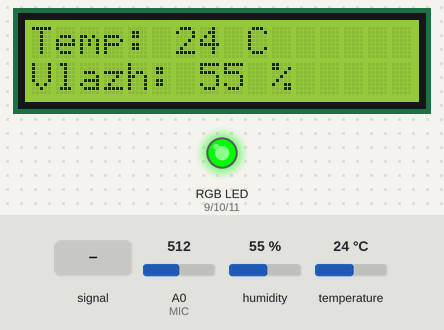
A sketch run on a simulated Arduino Uno, built with avr-gcc and run on an emulated ATmega328P. On the bench: 16×2 character LCD, an RGB LED mixed from three pins (HIGH = lit). The inputs (shaded band) are chosen by the test bench; at power-on: humidity 55 %, temperature 24 °C, A0 (MIC) = 512. What the sketch prints to the serial monitor is not drawn.

Above: at 3.3 s.
3.4 s: A0 (MIC) fed a 200 Hz sine of ±81 counts around its level
At 3.8 s:
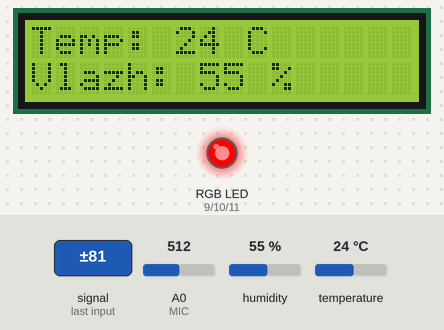
4.9 s: humidity set to 22 %
At 9.0 s:
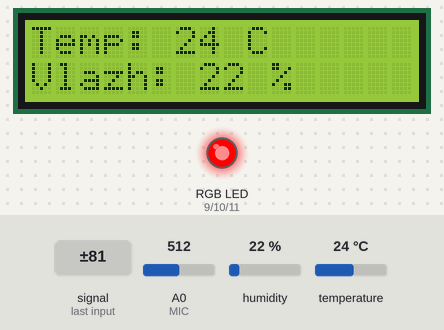
9.7 s: temperature set to 12 °C
At 11.1 s:
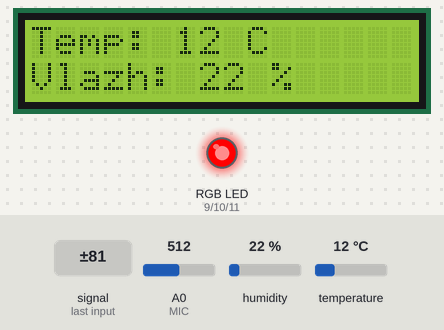
11.7 s: A0 (MIC) set to 490
At 14.3 s:
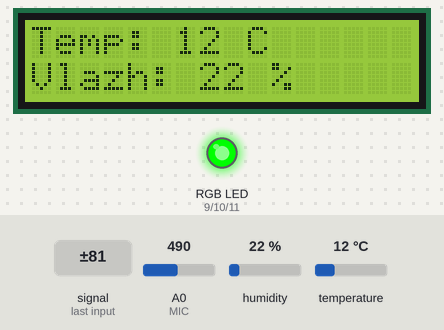
15.2 s: humidity set to 40 %
At 19.3 s:
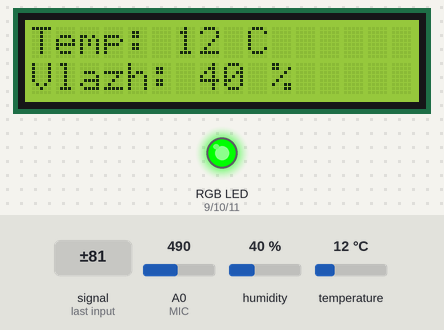
19.8 s: A0 (MIC) fed a 1000 Hz sine of ±255 counts around its level
At 20.5 s:
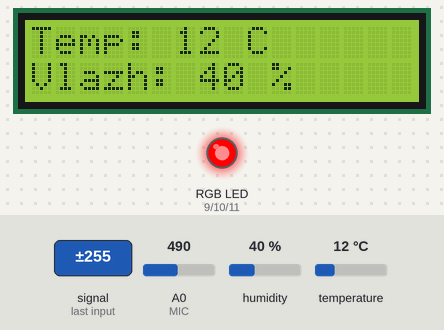
Timing chart, 0 to 22.8 s (numbered marks = the images above; inputs shaded):
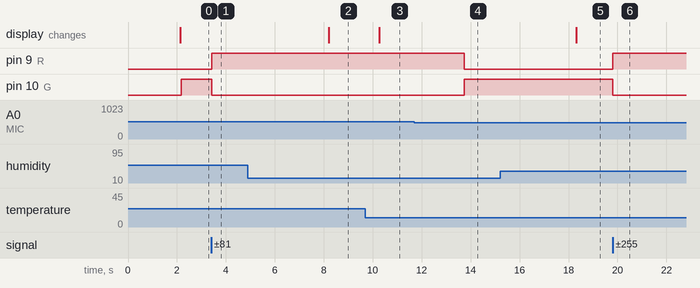

The sketch:

plata3_ekologiya.ino
```cpp
// Плата 3 «Экология»: модуль 4 (метеостанция) + модуль 5 (шумомер улицы).
// Метеостанция: DHT11 — пин 2; экран LCD 1602 с платой I2C — SDA A4, SCL A5.
// Шумомер: звуковой датчик AO — A0, G — GND, + — 5V (DO не используется);
//          RGB-светодиод: R — 9, G — 10, B — 11, общий — GND.
// Библиотеки: «DHT sensor library» (Adafruit) и «hd44780» (Bill Perry).
// После включения 2 секунды идёт калибровка тишины: не шуметь рядом с датчиком.
// Версия 19.11: раз в 0,5 с плата отправляет сайту строку CAI|b=3|... (самодиагностика по USB).
#include <DHT.h>
#include <Wire.h>
#include <hd44780.h>
#include <hd44780ioClass/hd44780_I2Cexp.h>

DHT dht(2, DHT11);
hd44780_I2Cexp lcd;

const int MIC = A0;
const int R = 9, G = 10, B = 11;

int quietBase = 0;      // среднее значение A0 в тишине
int quietSwing = 0;     // размах колебаний в тишине
int midLevel, loudLevel;
unsigned long redUntil = 0;

bool lcdOk = false;
bool dhtOk = false;
int tNow = 0, hNow = 0;
unsigned long lastDht = 0;

int peak = 0;           // самое большое значение A0 с прошлого отчёта
int maxSwing = 0;       // самый большой размах с прошлого отчёта
long sumLevel = 0;      // для среднего значения A0
int nLevel = 0;
unsigned long lastReport = 0;

void color(int r, int g, int b) {
  analogWrite(R, r);
  analogWrite(G, g);
  analogWrite(B, b);
}

bool lcdAnswers() {     // экран отвечает по шине I2C (адрес 0x27 или 0x3F)
  Wire.beginTransmission(0x27);
  if (Wire.endTransmission() == 0) return true;
  Wire.beginTransmission(0x3F);
  return Wire.endTransmission() == 0;
}

void readDht() {
  float t = dht.readTemperature();
  float h = dht.readHumidity();
  dhtOk = !(isnan(t) || isnan(h));
  if (dhtOk) { tNow = (int)(t + 0.5); hNow = (int)(h + 0.5); }

  lcdOk = lcdAnswers();
  if (!lcdOk) return;
  lcd.clear();
  if (!dhtOk) {
    lcd.print("Oshibka datchika");
  } else {
    lcd.print("Temp: "); lcd.print(tNow); lcd.print(" C");
    lcd.setCursor(0, 1);
    lcd.print("Vlazh: "); lcd.print(hNow); lcd.print(" %");
  }
}

void setup() {
  Serial.begin(9600);
  pinMode(R, OUTPUT); pinMode(G, OUTPUT); pinMode(B, OUTPUT);
  dht.begin();
  Wire.begin();
  Wire.setWireTimeout(3000, true);   // если провод экрана выдернут — плата не зависает
  lcdOk = (lcd.begin(16, 2) == 0);
  if (lcdOk) {
    lcd.print("Circuit AI");
    lcd.setCursor(0, 1);
    lcd.print("Ekologiya");
  }

  // Калибровка тишины 2 секунды
  long sum = 0; int n = 0; long swingSum = 0; int windows = 0;
  unsigned long start = millis();
  while (millis() - start < 2000) {
    int lo = 1023, hi = 0;
    unsigned long w = millis();
    while (millis() - w < 50) {
      int v = analogRead(MIC);
      if (v < lo) lo = v;
      if (v > hi) hi = v;
      sum += v; n++;
    }
    swingSum += hi - lo; windows++;
  }
  quietBase = sum / n;
  quietSwing = swingSum / windows;
  midLevel = quietSwing + 25;    // заметно громче тишины — жёлтый
  loudLevel = quietSwing + 60;   // хлопок — красный

  readDht();
  lastDht = millis();
}

void loop() {
  // ---------- Модуль 5: шумомер (50 мс слушаем микрофон) ----------
  int lo = 1023, hi = 0;
  unsigned long w = millis();
  while (millis() - w < 50) {
    int v = analogRead(MIC);
    if (v < lo) lo = v;
    if (v > hi) hi = v;
    sumLevel += v; nLevel++;
  }
  int swing = hi - lo;
  if (hi > peak) peak = hi;
  if (swing > maxSwing) maxSwing = swing;

  if (swing >= loudLevel) redUntil = millis() + 2000;   // хлопок: красный держим 2 с
  if (millis() < redUntil) color(255, 0, 0);
  else if (swing >= midLevel) color(255, 120, 0);      // средне — жёлтый
  else color(0, 255, 0);                               // тихо — зелёный

  // ---------- Модуль 4: метеостанция (DHT11 не чаще раза в 2 с) ----------
  if (millis() - lastDht > 2000) {
    lastDht = millis();
    readDht();
  }

  // ---------- Отчёт сайту ----------
  if (millis() - lastReport > 500) {
    lastReport = millis();
    int snd = nLevel ? sumLevel / nLevel : 0;
    Serial.print("CAI|b=3|lcd="); Serial.print(lcdOk ? 1 : 0);
    Serial.print("|dht="); Serial.print(dhtOk ? 1 : 0);
    Serial.print("|t="); Serial.print(tNow);
    Serial.print("|h="); Serial.print(hNow);
    Serial.print("|snd="); Serial.print(snd);
    Serial.print("|lvl="); Serial.print(maxSwing);
    Serial.print("|peak="); Serial.print(peak);
    Serial.print("|base="); Serial.println(quietBase);
    peak = 0; maxSwing = 0; sumLevel = 0; nLevel = 0;
  }
}
```

Measured:
- after the input at 3.4 s, pin 9 (R): LOW → HIGH at once; pin 10 (G): HIGH → LOW at once
- after the input at 4.9 s, the display: changes after 3.3 s (image 2)
- after the input at 9.7 s, the display: changes after 0.56 s (image 3)
- after the input at 11.7 s, pin 9 (R): HIGH → LOW after 2.0 s; pin 10 (G): LOW → HIGH after 2.0 s
- after the input at 15.2 s, the display: changes after 3.1 s (image 5)
- after the input at 19.8 s, pin 9 (R): LOW → HIGH at once; pin 10 (G): HIGH → LOW at once
